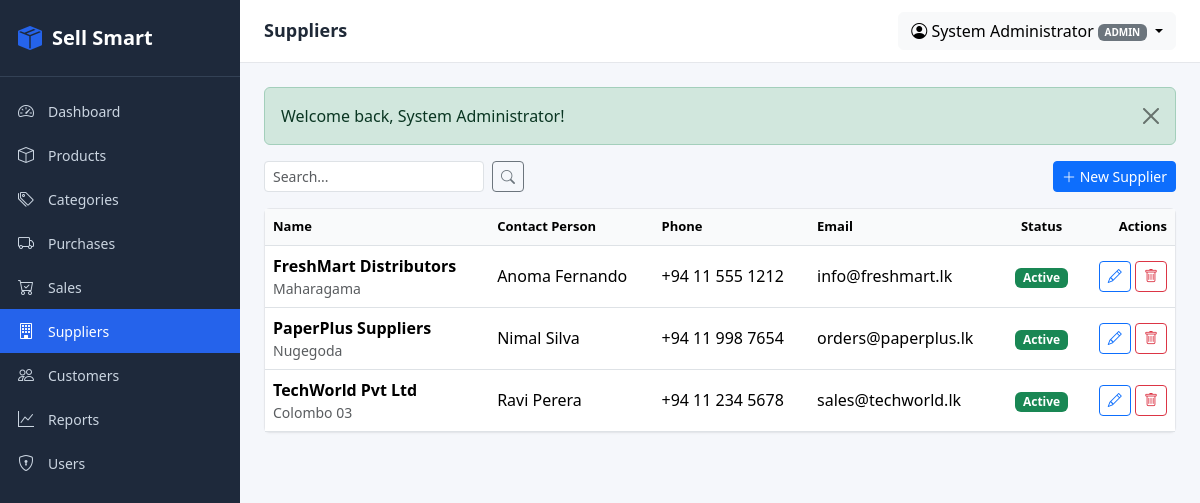
Screenshot of /modules/suppliers/index.php (signed in) with the database file from the repository.
### tables this page shows
CREATE TABLE suppliers (
  supplier_id  INT UNSIGNED AUTO_INCREMENT PRIMARY KEY,
  name         VARCHAR(120) NOT NULL,
  contact_person VARCHAR(100) NULL,
  phone        VARCHAR(30)  NULL,
  email        VARCHAR(100) NULL,
  address      VARCHAR(255) NULL,
  is_active    TINYINT(1)   NOT NULL DEFAULT 1,
  created_at   DATETIME     NOT NULL DEFAULT CURRENT_TIMESTAMP,
  updated_at   DATETIME     NOT NULL DEFAULT CURRENT_TIMESTAMP ON UPDATE CURRENT_TIMESTAMP,
  INDEX idx_suppliers_name (name)
);

### includes/helpers.php (called while the page is built, shortened)
<?php
function e($value): string
{
    return htmlspecialchars((string)($value ?? ''), ENT_QUOTES, 'UTF-8');
}
function url(string $path = ''): string
{
    return rtrim(BASE_URL, '/') . '/' . ltrim($path, '/');
}

### config/database.php (called while the page is built)
<?php
function db(): PDO
{
    static $pdo = null;
    if ($pdo !== null) {
        return $pdo;
    }
    $host    = 'localhost';
    $dbname  = 'inventory';
    $user    = 'root';
    $pass    = '';
    $charset = 'utf8mb4';
    $dsn = "mysql:host={$host};dbname={$dbname};charset={$charset}";
    $options = [
        PDO::ATTR_ERRMODE            => PDO::ERRMODE_EXCEPTION,
        PDO::ATTR_DEFAULT_FETCH_MODE => PDO::FETCH_ASSOC,
        PDO::ATTR_EMULATE_PREPARES   => false,
    ];
    try {
        $pdo = new PDO($dsn, $user, $pass, $options);
    } catch (PDOException $e) {
        die('Database connection failed: ' . htmlspecialchars($e->getMessage()));
    }
    return $pdo;
}

### includes/auth.php (called while the page is built, shortened)
<?php
function current_role(): ?string
{
    return $_SESSION['user']['role'] ?? null;
}
function is_admin(): bool
{
    return current_role() === 'admin';
}

### modules/suppliers/index.php (the view, shortened to what this page needs)
<?php
$search  = trim($_GET['q'] ?? '');
$page    = max(1, (int)($_GET['page'] ?? 1));
$perPage = 15;
$offset  = ($page - 1) * $perPage;
$where = []; $params = [];
$whereSql = $where ? 'WHERE ' . implode(' AND ', $where) : '';
$sql = "SELECT * FROM suppliers $whereSql ORDER BY name LIMIT $perPage OFFSET $offset";
$stmt = db()->prepare($sql);
$stmt->execute($params);
$suppliers = $stmt->fetchAll();
include __DIR__ . '/../../includes/header.php';
?>
<div class="d-flex justify-content-between align-items-center mb-3">
    <form method="GET" class="d-flex gap-2">
        <input type="text" name="q" class="form-control form-control-sm" placeholder="Search..." value="<?= e($search) ?>">
        <button class="btn btn-sm btn-outline-secondary"><i class="bi bi-search"></i></button>
    </form>
    <a href="<?= url('modules/suppliers/create.php') ?>" class="btn btn-primary btn-sm">
        <i class="bi bi-plus-lg"></i> New Supplier
    </a>
</div>
<div class="card">
    <div class="table-responsive">
        <table class="table table-hover mb-0 align-middle">
            <thead>
                <tr>
                    <th>Name</th>
                    <th>Contact Person</th>
                    <th>Phone</th>
                    <th>Email</th>
                    <th class="text-center">Status</th>
                    <th class="text-end">Actions</th>
                </tr>
            </thead>
            <tbody>
                <?php foreach ($suppliers as $s): ?>
                    <tr>
                        <td><strong><?= e($s['name']) ?></strong>
                            <?php if ($s['address']): ?><div class="small text-muted"><?= e($s['address']) ?></div><?php endif; ?>
                        </td>
                        <td><?= e($s['contact_person'] ?: '—') ?></td>
                        <td><?= e($s['phone'] ?: '—') ?></td>
                        <td><?= e($s['email'] ?: '—') ?></td>
                        <td class="text-center">
                            <?= $s['is_active']
                                ? '<span class="badge bg-success">Active</span>'
                                : '<span class="badge bg-secondary">Inactive</span>' ?>
                        </td>
                        <td class="text-end">
                            <a href="<?= url('modules/suppliers/edit.php?id=' . (int)$s['supplier_id']) ?>" class="btn btn-sm btn-outline-primary">
                                <i class="bi bi-pencil"></i>
                            </a>
                            <?php if (is_admin()): ?>
                                <form method="POST" action="<?= url('modules/suppliers/delete.php') ?>" class="d-inline"
                                      onsubmit="return confirm('Delete this supplier?');">
                                    <button class="btn btn-sm btn-outline-danger"><i class="bi bi-trash"></i></button>
                                </form>
                            <?php endif; ?>
                        </td>
                    </tr>
                <?php endforeach; ?>
            </tbody>
        </table>
    </div>
</div>
<?php include __DIR__ . '/../../includes/footer.php'; ?>

### assets/css/app.css (style rules this page uses)
:root { --sidebar-width: 240px; --sidebar-bg: #1e293b; --sidebar-fg: #cbd5e1; --sidebar-fg-active: #ffffff; --sidebar-hover: #334155; --topbar-bg: #ffffff; --content-bg: #f5f7fb; --brand: #2563eb; }
* { box-sizing: border-box; }
html, body { margin: 0; padding: 0; font-family: 'Segoe UI', Tahoma, sans-serif; background: var(--content-bg); color: #1f2937; }
.card { border: 1px solid #e5e7eb; box-shadow: 0 1px 2px rgba(0,0,0,0.03); }
.table thead th { background: #f9fafb; font-weight: 600; font-size: 13px; }

### rows the page displays
suppliers: name "FreshMart Distributors", address "Maharagama", contact_person "Anoma Fernando", phone "+94 11 555 1212", email "info@freshmart.lk", is_active "Active"
suppliers: name "PaperPlus Suppliers", address "Nugegoda", contact_person "Nimal Silva", phone "+94 11 998 7654", email "orders@paperplus.lk", is_active "Active"
suppliers: name "TechWorld Pvt Ltd", address "Colombo 03", contact_person "Ravi Perera", phone "+94 11 234 5678", email "sales@techworld.lk", is_active "Active"

### other values shown
$pageTitle "Suppliers"
$user['full_name'] "System Administrator"
$user['role'] "ADMIN"
$f['message'] "Welcome back, System Administrator!"
